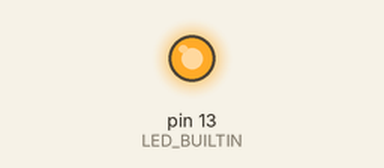
The sketch below on a simulated Arduino Uno, built with avr-gcc and run on an emulated ATmega328P. On the bench: output pins drawn as LEDs (lit = HIGH).

Above: at 1.0 s.
At 3.0 s:
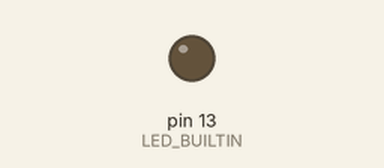
Timing chart, 0 to 5.3 s (numbered marks = the images above):
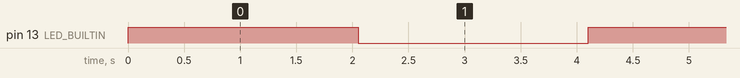

Measured:
- by itself, pin 13 (LED_BUILTIN): alternates HIGH for 2.1 s and LOW for 2.1 s

The sketch:

Robotics-IOT-Ergonomics.ino
```cpp
void setup()
{
  pinMode(LED_BUILTIN, OUTPUT);
}

void loop()
{
  digitalWrite(LED_BUILTIN, HIGH); // set the LED on
  delay(2050); // wait for 2 seconds
  digitalWrite(LED_BUILTIN, LOW); //set the LED off
  delay(2050); // wait for 2 seconds
}
```
